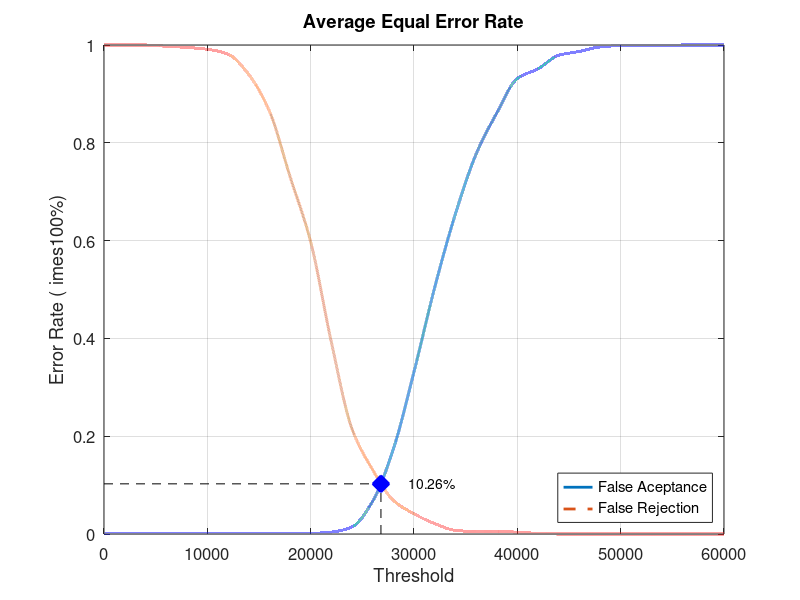
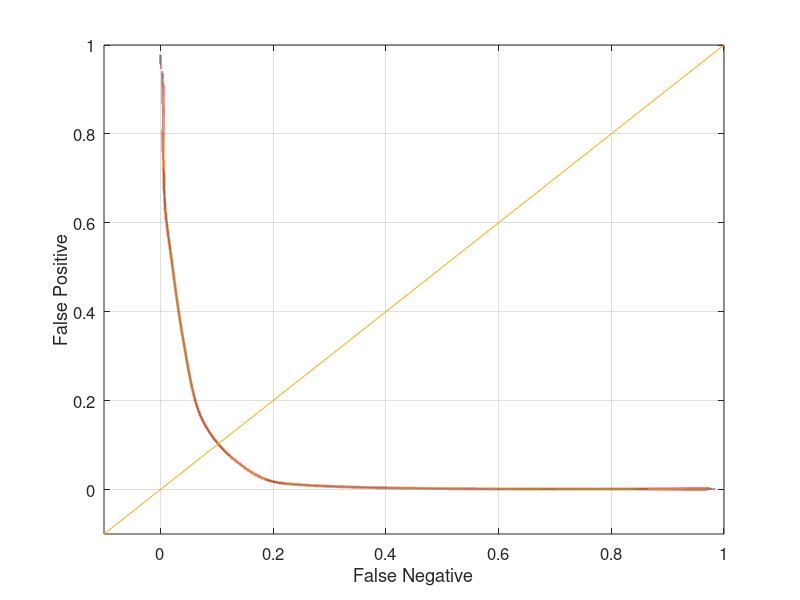

Source code (MATLAB) for these figures, in order:
close all;
clear;
clc;
x = 0:2000:60000;
xq = 0:0.5:60000;

y0 = [0 0.00131579 0.00131579 0.00131579 0.00131579 0.00131579 0.00131579 0.00131579 0.00131579 0.00131579 0.00131579 0.00394737 0.0144737 0.0671053 0.173684 0.331579 0.503947 0.653947 0.776316 0.860526 0.931579 0.951316 0.978947 0.986842 0.996053 0.998684 0.998684 0.998684 1 1 1]
yy0 = interp1(x, y0, xq, 'pchip');
y1 = [1 1 1 0.9975 0.995 0.99125 0.98125 0.94 0.865 0.73125 0.5975 0.3925 0.215 0.13125 0.06875 0.04125 0.02125 0.0075 0.005 0.005 0.00375 0.00125 0 0 0 0 0 0 0 0 0]
yy1 = interp1(x, y1, xq, 'pchip');

% Calculating EER: 
y2 = abs(y0 - y1);
find(y2 == min(y2))
yy2 = abs(yy0 - yy1);
xEER = find(yy2 == min(yy2));
xEERIndex = xq(xEER) % X-axis EER
yEER = yy0(xEER) % Y-axis EER

main = figure
plot(xq, yy0,'-','LineWidth', 2);	hold on
plot(xq, yy1,'--','LineWidth', 2);	hold on
plot([xEERIndex xEERIndex], [0 yEER], 'k--');	hold on
plot([0 xEERIndex], [yEER yEER], 'k--');	hold on
plot(xEERIndex, yEER, 'bx', 'LineWidth', 10);	hold on
text(xEERIndex + 10 * xEERIndex / 100, yEER, [num2str(round((10000 * yEER)) / 100) '%'])
legend('False Aceptance', 'False Rejection', 'Location', 'SouthEast')
xlabel('Threshold')
ylabel('Error Rate (	imes100%)')
title('Average Equal Error Rate')
set(gca, 'FontSize', 12)
axis([0 60000 0 1])
grid on

print(main, 'Experiment2AverageMain', '-dpng');
FNRxFPR = figure('Color', [1 1 1]);
plot(yy1, yy0, '-', yy1, yy0, 'LineWidth', 2);
hold on
y = -0.1:0.1:1
plot(y, y); 
set(gca, 'FontSize', 12)
xlabel('False Negative')
ylabel('False Positive')
axis([-0.1 1 -0.1 1])
set(gca, 'FontSize', 12)
grid on

print(FNRxFPR, 'Experiment2AverageFNRxFPR','-dpng');
